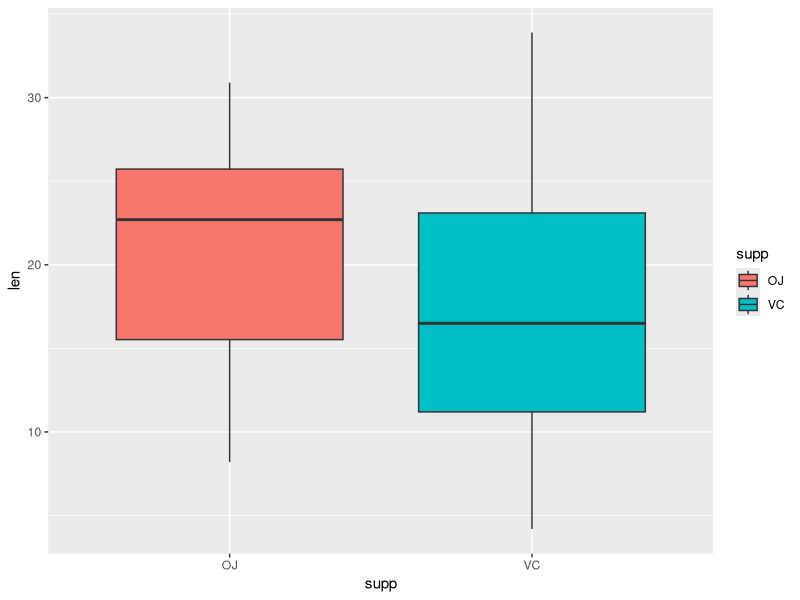
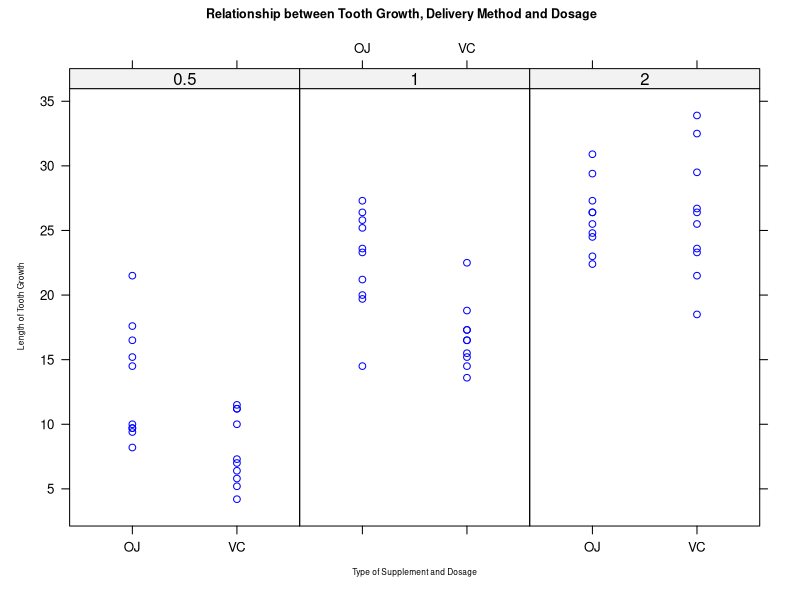

Generate these figures, in order, with R:
## ---- chunk 1
knitr::opts_chunk$set(fig.width=5, fig.height=5, fig.path='Figures2/', echo=TRUE, warning=FALSE, message=FALSE)
## ---- chunk 2
library(ggplot2)
library(lattice)
## ---- chunk 3
data(ToothGrowth)
str(ToothGrowth)
## ---- chunk 4
ToothGrowth$dose <- as.factor(ToothGrowth$dose) # convert from numeric to factor
str(ToothGrowth) # look at the dataset variables
## ---- chunk 5
head(ToothGrowth)
str(ToothGrowth)
summary(ToothGrowth)
nrow(ToothGrowth)
## ---- chunk 6
# split of cases between different dose levels and delivery methods
table(ToothGrowth$dose, ToothGrowth$supp)
## ---- chunk 7
# visualization of tooth growth as function of supplement type
ggplot(aes(x=supp, y=len), data=ToothGrowth) + geom_boxplot(aes(fill=supp))
## ---- chunk 8
xyplot(len ~ supp | dose, ToothGrowth,
       layout= c(3,1), 
       main=list(label=" Relationship between Tooth Growth, Delivery Method and Dosage",cex=0.75),
       xlab=list(label="Type of Supplement and Dosage", cex=0.5),
       ylab=list(label=" Length of Tooth Growth", cex=0.5),
       par.settings = simpleTheme(col="blue"))
